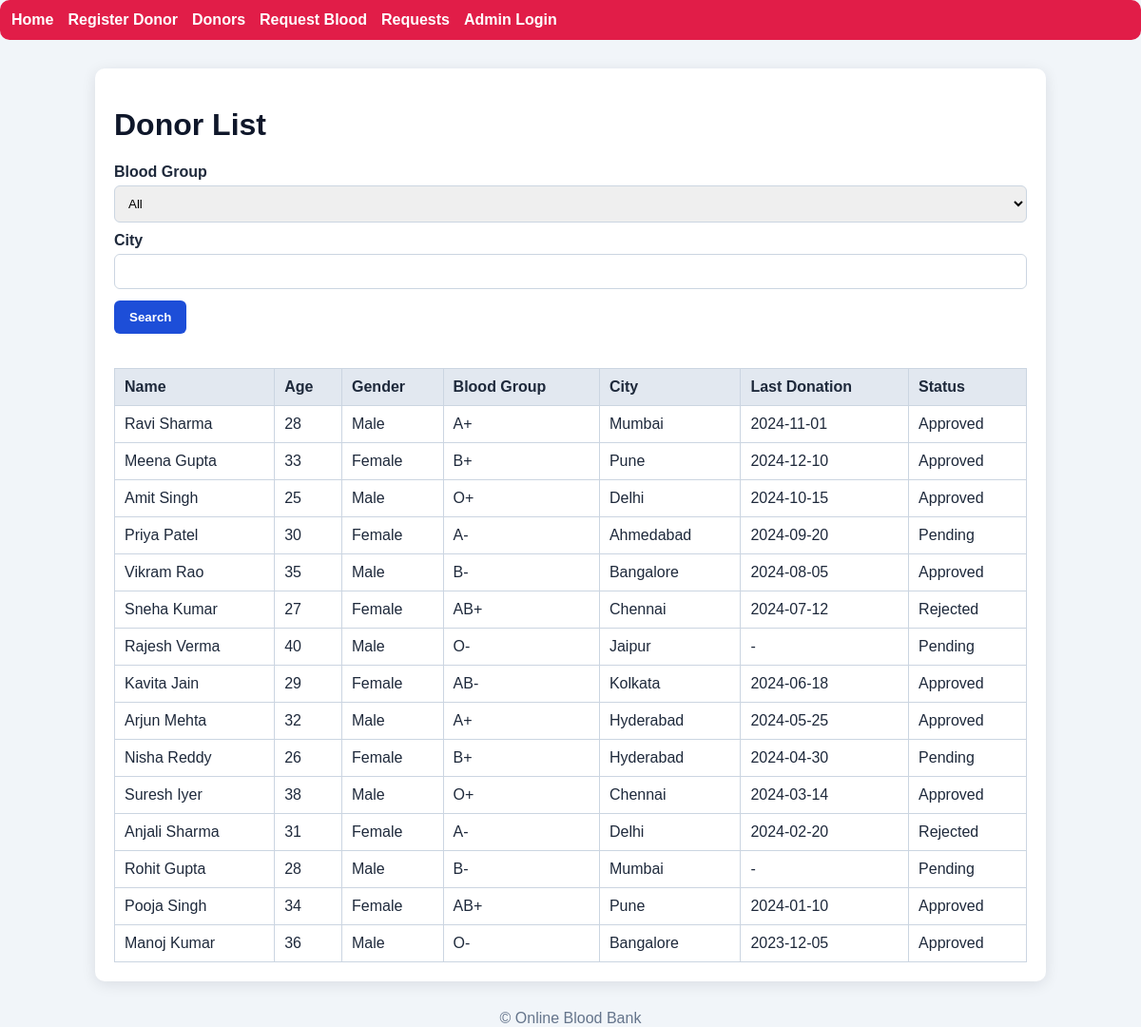
Screenshot of /donor_list.php with the database file from the repository.
### tables this page shows
CREATE TABLE IF NOT EXISTS donors (
  id INT AUTO_INCREMENT PRIMARY KEY,
  name VARCHAR(100) NOT NULL,
  age TINYINT NOT NULL,
  gender ENUM('Male','Female','Other') NOT NULL,
  blood_group VARCHAR(5) NOT NULL,
  phone VARCHAR(20) NOT NULL,
  email VARCHAR(100) NOT NULL,
  city VARCHAR(100) NOT NULL,
  last_donation DATE DEFAULT NULL,
  status ENUM('Pending','Approved','Rejected') NOT NULL DEFAULT 'Pending',
  created_at TIMESTAMP DEFAULT CURRENT_TIMESTAMP
);

### donor_list.php (the view, shortened to what this page needs)
<?php
require_once 'db.php';
$city = trim($_GET['city'] ?? '');
$where = [];
$params = [];
$whereSql = $where ? 'WHERE ' . implode(' AND ', $where) : '';
$stmt = $pdo->prepare("SELECT * FROM donors $whereSql ORDER BY created_at DESC");
$stmt->execute($params);
$donors = $stmt->fetchAll();
?>
<!DOCTYPE html>
<html lang="en"><head><meta charset="UTF-8"><meta name="viewport" content="width=device-width, initial-scale=1.0"><title>Donor List</title><link rel="stylesheet" href="style.css"></head><body>
<nav><a href="index.php">Home</a><a href="donor_register.php">Register Donor</a><a href="donor_list.php">Donors</a><a href="request_blood.php">Request Blood</a><a href="request_list.php">Requests</a><a href="admin_login.php">Admin Login</a></nav>
<div class="container">
    <h1>Donor List</h1>
    <form method="get" style="margin-bottom:20px;">
        <label>Blood Group</label><select name="blood_group"><option value="">All</option></select>
        <label>City</label><input type="text" name="city" value="<?= htmlspecialchars($city) ?>">
        <button type="submit">Search</button>
    </form>
    <div class="table-wrap"><table><thead><tr><th>Name</th><th>Age</th><th>Gender</th><th>Blood Group</th><th>City</th><th>Last Donation</th><th>Status</th></tr></thead><tbody>
    <?php if (count($donors) === 0): ?>
        <tr><td colspan="7">No donor records found.</td></tr>
    <?php else: ?>
        <?php foreach ($donors as $donor): ?>
            <tr>
                <td><?= htmlspecialchars($donor['name']) ?></td>
                <td><?= htmlspecialchars($donor['age']) ?></td>
                <td><?= htmlspecialchars($donor['gender']) ?></td>
                <td><?= htmlspecialchars($donor['blood_group']) ?></td>
                <td><?= htmlspecialchars($donor['city']) ?></td>
                <td><?= htmlspecialchars($donor['last_donation'] ?: '-'); ?></td>
                <td><?= htmlspecialchars($donor['status']) ?></td>
            </tr>
        <?php endforeach; ?>
    <?php endif; ?>
    </tbody></table></div>
</div>
<footer>© Online Blood Bank</footer>
</body></html>

### style.css (style rules this page uses)
* { box-sizing: border-box; }
body { margin:0; font-family: Arial, sans-serif; background:#f1f5f9; color:#1e293b; }
.container { max-width:1000px; margin:30px auto; padding:20px; background:white; border-radius:10px; box-shadow:0 3px 15px rgba(15,23,42,.1); }
nav { background:#e11d48; padding:12px; border-radius:10px; margin-bottom:20px; }
nav a { color:white; margin-right:15px; text-decoration:none; font-weight:600; }
h1, h2 { color:#0f172a; }
form label { display:block; margin-top:10px; font-weight:600; }
form input, form select, form textarea { width:100%; padding:10px; border:1px solid #cbd5e1; border-radius:6px; margin-top:5px; }
button { background:#1d4ed8; color:white; border:none; padding:10px 16px; margin-top:12px; border-radius:6px; cursor:pointer; font-weight:600; }
.table-wrap { overflow:auto; }
table { width:100%; border-collapse:collapse; margin-top:16px; }
th, td { border:1px solid #cbd5e1; padding:10px; text-align:left; }
th { background:#e2e8f0; }
footer { text-align:center; margin-top:24px; color:#64748b; }

### rows the page displays
donors: name "Ravi Sharma", age "28", gender "Male", blood_group "A+", city "Mumbai", last_donation "2024-11-01", status "Approved"
donors: name "Meena Gupta", age "33", gender "Female", blood_group "B+", city "Pune", last_donation "2024-12-10", status "Approved"
donors: name "Amit Singh", age "25", gender "Male", blood_group "O+", city "Delhi", last_donation "2024-10-15", status "Approved"
donors: name "Priya Patel", age "30", gender "Female", blood_group "A-", city "Ahmedabad", last_donation "2024-09-20", status "Pending"
donors: name "Vikram Rao", age "35", gender "Male", blood_group "B-", city "Bangalore", last_donation "2024-08-05", status "Approved"
donors: name "Sneha Kumar", age "27", gender "Female", blood_group "AB+", city "Chennai", last_donation "2024-07-12", status "Rejected"
donors: name "Rajesh Verma", age "40", gender "Male", blood_group "O-", city "Jaipur", last_donation "-", status "Pending"
donors: name "Kavita Jain", age "29", gender "Female", blood_group "AB-", city "Kolkata", last_donation "2024-06-18", status "Approved"
donors: name "Arjun Mehta", age "32", gender "Male", blood_group "A+", city "Hyderabad", last_donation "2024-05-25", status "Approved"
donors: name "Nisha Reddy", age "26", gender "Female", blood_group "B+", city "Hyderabad", last_donation "2024-04-30", status "Pending"
donors: name "Suresh Iyer", age "38", gender "Male", blood_group "O+", city "Chennai", last_donation "2024-03-14", status "Approved"
donors: name "Anjali Sharma", age "31", gender "Female", blood_group "A-", city "Delhi", last_donation "2024-02-20", status "Rejected"
donors: name "Rohit Gupta", age "28", gender "Male", blood_group "B-", city "Mumbai", last_donation "-", status "Pending"
donors: name "Pooja Singh", age "34", gender "Female", blood_group "AB+", city "Pune", last_donation "2024-01-10", status "Approved"
donors: name "Manoj Kumar", age "36", gender "Male", blood_group "O-", city "Bangalore", last_donation "2023-12-05", status "Approved"
